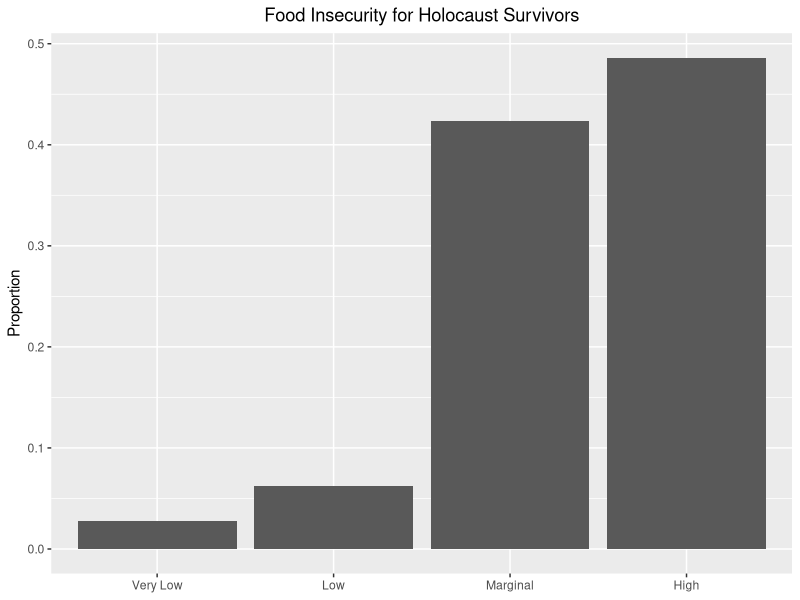

The R script that drew this image:
## ---- chunk 1
knitr::opts_chunk$set(echo = FALSE)
setwd("C:/DATA/CSV")
jra <- read.csv("jra.csv")

library(tidyverse)
library(dplyr)
library(kableExtra)

#Imma wrangle this here data
#HC1 x30=Yes is respondents who identified as HC
HC1 <-filter(jra, X30=="Yes")
#HC2 x31=yes is respodents who live with a HC
HC2 <-filter(jra, X31=="Yes")
#HC is the union of HC! and HC2 removing duplicates
HC <- union(HC1, HC2)
#Surveys who responded yes to both questions
HCboth <- filter(HC, X30=="Yes" & X31=="Yes")
#Food insecurity questions only
foodins <- select(HC, X22, X23, X24, X25, X26)
## ---- chunk 2

#create food insecurity variable

foodins <- 
  foodins %>%
  mutate(X22 = case_when(
    foodins$X22 == "Often true" ~ 1,
    foodins$X22 == "Sometimes true" ~ 1,
    foodins$X22 == "Never true" ~ 0,
    foodins$X22 == "Don't know" ~ 0,
    foodins$X22 == "N/a" ~ 0),
  X23 = case_when(
    foodins$X23 == "Often true" ~ 1,
    foodins$X23 == "Sometimes true" ~ 1,
    foodins$X23 == "Never true" ~ 0,
    foodins$X23 == "Don't know" ~ 0,
    foodins$X23 == "N/a" ~ 0),
  X24 = case_when(
    foodins$X24 == "Yes:Almost every month" ~ 2,
    foodins$X24 == "Yes:Some months but not every month" ~ 2,
    foodins$X24 == "Yes:Only 1 or 2 months" ~ 1,
    foodins$X24 == "No" ~ 0,
    foodins$X24 == "Don't know" ~ 0,
    foodins$X24 == "N/a" ~ 0),
  X25 = case_when(
    foodins$X25 == "Yes" ~ 1,
    foodins$X25 == "No" ~ 0,
    foodins$X25 == "Don't know" ~ 0,
    foodins$X25 == "N/a" ~ 0),
  X26 = case_when(
    foodins$X26 == "Yes" ~ 1,
    foodins$X26 == "No" ~ 0,
    foodins$X26 == "Don't know" ~ 0,
    foodins$X26 == "N/a" ~ 0))

foodins <- foodins %>% mutate(Totals = rowSums(.[1:5]))
foodins <- foodins %>%
  mutate(Food_Security_Level = case_when(
    foodins$Totals == 0 ~ "High food insecurity",
    foodins$Totals <= 2 ~ "Marginal food insecurity",
    foodins$Totals <= 4 ~ "Low food insecurity",
    foodins$Totals > 4 ~ "Very low food insecurity"))

foodins <- foodins %>% 
  mutate(Food_Security_Level = factor(Food_Security_Level,
                                      levels = c("Very low food insecurity",
                                                 "Low food insecurity",
                                                 "Marginal food insecurity",
                                                 "High food insecurity")))

## ---- chunk 3
#barchart for food insecurity
foodins <- na.omit(foodins)
ggplot(data=foodins, aes(x=factor(Food_Security_Level))) +
  geom_bar(aes(y=(..count..)/sum(..count..)))+
  labs(y="Proportion", x=NULL)+
  ggtitle("Food Insecurity for Holocaust Survivors")+
  theme(plot.title = element_text(hjust = 0.5)) +
  scale_x_discrete(labels=c("Very Low", "Low", "Marginal", "High", "Not answered"))

#table for food insecurity
T_foodins <- prop.table(table(foodins$Food_Security_Level))

kable(T_foodins, digits=2)  
